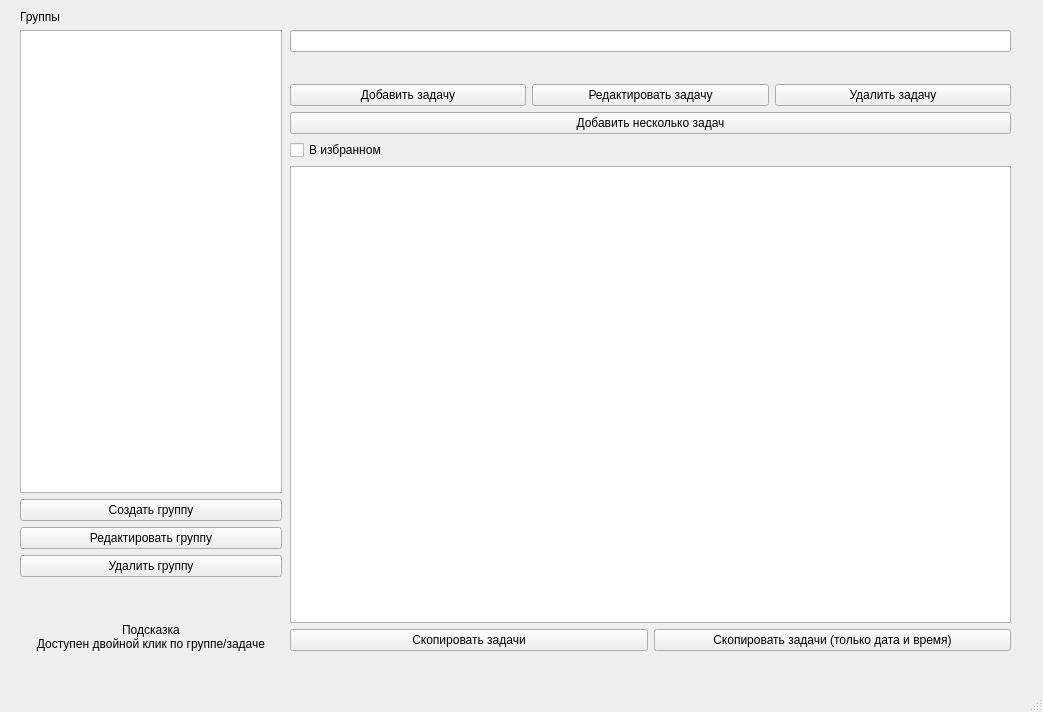
<?xml version="1.0" encoding="UTF-8"?>
<ui version="4.0">
 <class>MainWindow</class>
 <widget class="QMainWindow" name="MainWindow">
  <property name="geometry">
   <rect>
    <x>0</x>
    <y>0</y>
    <width>1043</width>
    <height>712</height>
   </rect>
  </property>
  <property name="windowTitle">
   <string>MainWindow</string>
  </property>
  <widget class="QWidget" name="centralwidget">
   <widget class="QWidget" name="verticalLayoutWidget">
    <property name="geometry">
     <rect>
      <x>20</x>
      <y>10</y>
      <width>262</width>
      <height>641</height>
     </rect>
    </property>
    <layout class="QVBoxLayout" name="verticalLayout">
     <item>
      <widget class="QLabel" name="label_groups">
       <property name="text">
        <string>Группы</string>
       </property>
      </widget>
     </item>
     <item>
      <widget class="QListWidget" name="list_groups">
       <property name="viewMode">
        <enum>QListView::ListMode</enum>
       </property>
       <property name="uniformItemSizes">
        <bool>false</bool>
       </property>
       <property name="wordWrap">
        <bool>false</bool>
       </property>
       <property name="selectionRectVisible">
        <bool>false</bool>
       </property>
      </widget>
     </item>
     <item>
      <widget class="QPushButton" name="btn_createGroup">
       <property name="text">
        <string>Создать группу</string>
       </property>
      </widget>
     </item>
     <item>
      <widget class="QPushButton" name="btn_editGroup">
       <property name="text">
        <string>Редактировать группу</string>
       </property>
      </widget>
     </item>
     <item>
      <widget class="QPushButton" name="btn_deleteGroup">
       <property name="text">
        <string>Удалить группу</string>
       </property>
      </widget>
     </item>
     <item>
      <spacer name="verticalSpacer">
       <property name="orientation">
        <enum>Qt::Vertical</enum>
       </property>
       <property name="sizeType">
        <enum>QSizePolicy::Fixed</enum>
       </property>
       <property name="sizeHint" stdset="0">
        <size>
         <width>20</width>
         <height>40</height>
        </size>
       </property>
      </spacer>
     </item>
     <item>
      <widget class="QLabel" name="label_prompt">
       <property name="text">
        <string>&lt;html&gt;&lt;head/&gt;&lt;body&gt;&lt;p align=&quot;center&quot;&gt;Подсказка&lt;br/&gt;Доступен двойной клик по группе/задаче&lt;/p&gt;&lt;/body&gt;&lt;/html&gt;</string>
       </property>
      </widget>
     </item>
    </layout>
   </widget>
   <widget class="QWidget" name="verticalLayoutWidget_2">
    <property name="geometry">
     <rect>
      <x>290</x>
      <y>10</y>
      <width>721</width>
      <height>641</height>
     </rect>
    </property>
    <layout class="QVBoxLayout" name="verticalLayout_2">
     <item>
      <widget class="QLabel" name="label_groupTitle">
       <property name="text">
        <string/>
       </property>
      </widget>
     </item>
     <item>
      <widget class="QLineEdit" name="edit_groupDescription">
       <property name="text">
        <string/>
       </property>
       <property name="readOnly">
        <bool>true</bool>
       </property>
      </widget>
     </item>
     <item>
      <spacer name="verticalSpacer_2">
       <property name="orientation">
        <enum>Qt::Vertical</enum>
       </property>
       <property name="sizeType">
        <enum>QSizePolicy::Fixed</enum>
       </property>
       <property name="sizeHint" stdset="0">
        <size>
         <width>20</width>
         <height>26</height>
        </size>
       </property>
      </spacer>
     </item>
     <item>
      <layout class="QHBoxLayout" name="horizontalLayout_2">
       <item>
        <widget class="QPushButton" name="btn_addTask">
         <property name="text">
          <string>Добавить задачу</string>
         </property>
        </widget>
       </item>
       <item>
        <widget class="QPushButton" name="btn_editTask">
         <property name="text">
          <string>Редактировать задачу</string>
         </property>
        </widget>
       </item>
       <item>
        <widget class="QPushButton" name="btn_deleteTask">
         <property name="text">
          <string>Удалить задачу</string>
         </property>
        </widget>
       </item>
      </layout>
     </item>
     <item>
      <widget class="QPushButton" name="btn_addManyTasks">
       <property name="text">
        <string>Добавить несколько задач</string>
       </property>
      </widget>
     </item>
     <item>
      <layout class="QHBoxLayout" name="horizontalLayout_5">
       <item>
        <widget class="QCheckBox" name="check_favorite">
         <property name="text">
          <string>В избранном</string>
         </property>
        </widget>
       </item>
      </layout>
     </item>
     <item>
      <widget class="QListWidget" name="list_tasks"/>
     </item>
     <item>
      <layout class="QHBoxLayout" name="horizontalLayout_3">
       <item>
        <widget class="QPushButton" name="btn_copyTasks">
         <property name="text">
          <string>Скопировать задачи</string>
         </property>
        </widget>
       </item>
       <item>
        <widget class="QPushButton" name="btn_copyDates">
         <property name="text">
          <string>Скопировать задачи (только дата и время)</string>
         </property>
        </widget>
       </item>
      </layout>
     </item>
    </layout>
   </widget>
  </widget>
  <widget class="QMenuBar" name="menubar">
   <property name="geometry">
    <rect>
     <x>0</x>
     <y>0</y>
     <width>1043</width>
     <height>25</height>
    </rect>
   </property>
  </widget>
  <widget class="QStatusBar" name="statusbar"/>
 </widget>
 <resources/>
 <connections/>
</ui>
